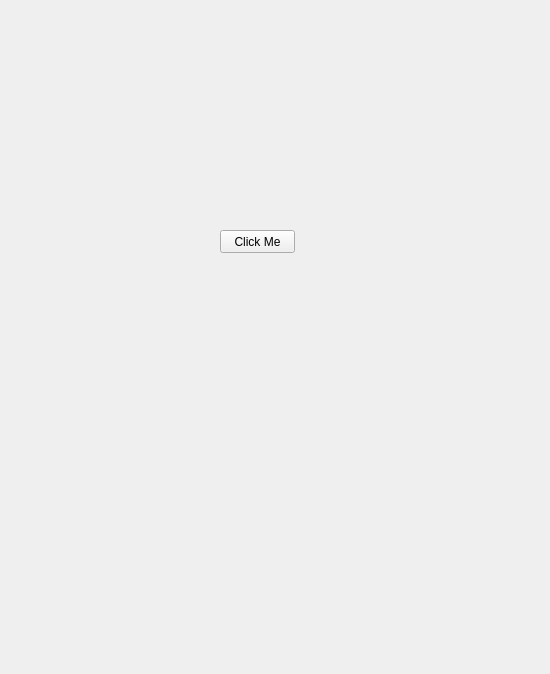
<?xml version="1.0" encoding="UTF-8"?>
<ui version="4.0">
 <class>Widget</class>
 <widget class="QWidget" name="Widget">
  <property name="geometry">
   <rect>
    <x>0</x>
    <y>0</y>
    <width>550</width>
    <height>674</height>
   </rect>
  </property>
  <property name="windowTitle">
   <string>Widget</string>
  </property>
  <widget class="QPushButton" name="pushButton">
   <property name="geometry">
    <rect>
     <x>220</x>
     <y>230</y>
     <width>75</width>
     <height>23</height>
    </rect>
   </property>
   <property name="text">
    <string>Click Me</string>
   </property>
  </widget>
 </widget>
 <layoutdefault spacing="6" margin="11"/>
 <resources/>
 <connections/>
</ui>
